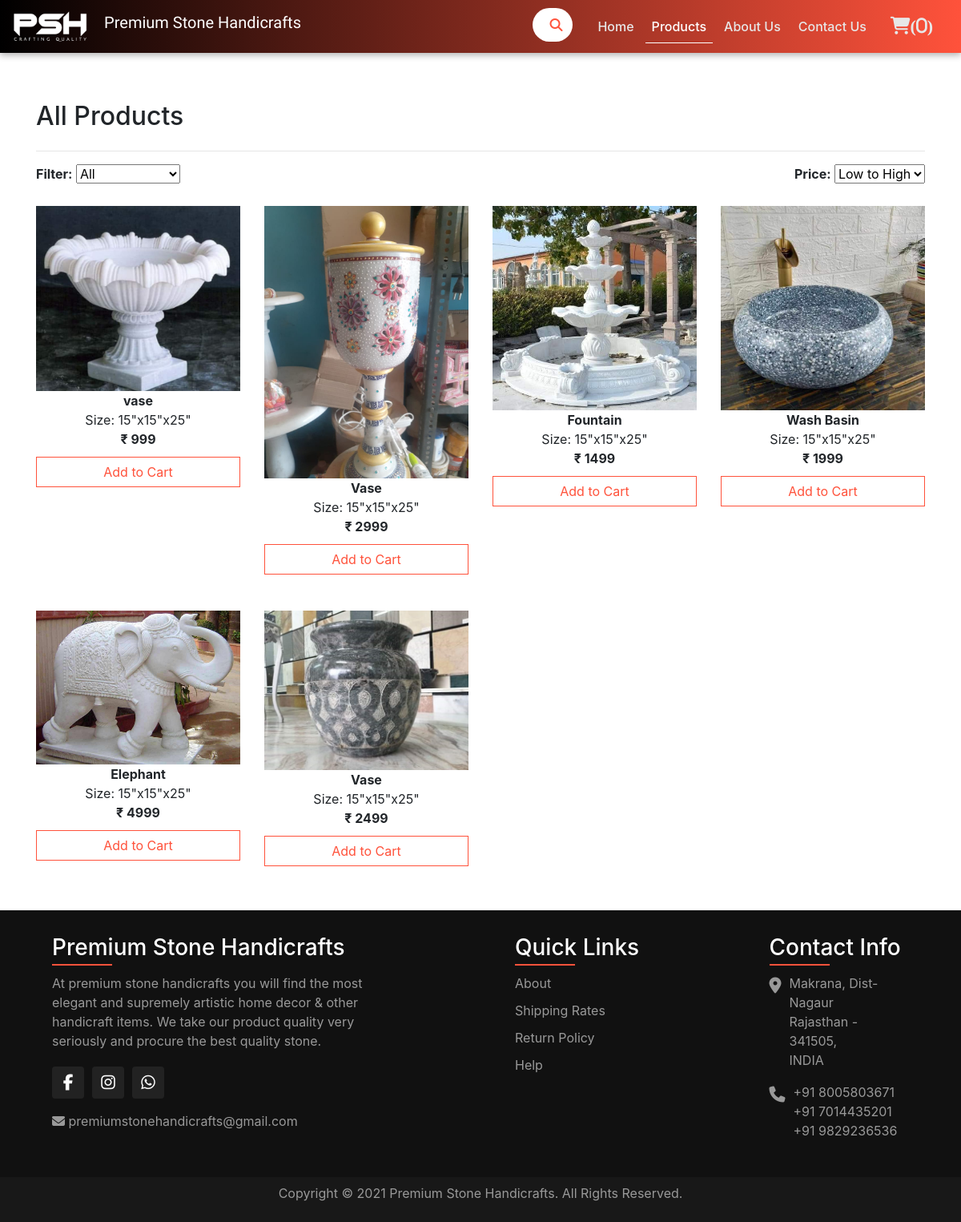
/products/category/all/all/, run on the app's committed database.
### shop/models.py (models this page shows, shortened)
class Product(models.Model):
    name = models.CharField(max_length=100)
    description = models.CharField(max_length=300)
    price = models.IntegerField()
    category = models.CharField(max_length=50, choices=categoryList)
    size = models.CharField(max_length=35, default='15"x15"x25"')
    material = models.CharField(max_length=20, default="Makrana Marble")
    color = models.CharField(max_length=15, default="White")
    publish_date = models.DateTimeField(auto_now_add=True)
    image = models.ImageField(upload_to="shop/products/images")
    instock = models.BooleanField(default=True)
    featured = models.BooleanField(default=False)
    minbuy = models.IntegerField(default=1)

### shop/views.py (the view, shortened to what this page needs)
# urls.py: path('products/category/<str:category>/<str:price_sort>/', views.productsview, name='products'),
def productsview(request, category, price_sort):
    if "category" in request.POST and "price_sort" in request.POST:
        return HttpResponseRedirect(reverse("shop:products",args=(request.POST['category'], request.POST['price_sort'],)))
    if category == 'all':
        if price_sort == 'lh':
            return render(request, "shop/productgrid.html", {
                'products': Product.objects.all().order_by('price'),
                'category': category, 'price_sort': price_sort
            })
        if price_sort == 'hl':
            return render(request, "shop/productgrid.html", {
                'products': Product.objects.all().order_by('-price'),
                'category': category, 'price_sort': price_sort
            })
        return render(request, "shop/productgrid.html", {
            'products': Product.objects.all(),
            'category': category, 'price_sort': price_sort
        })

### shop/templates/shop/productgrid.html (shortened to what this page needs)
{% extends 'shop/layout.html' %}
{% block main %}
    <div class="container body-container">
        <h2 class="my-4">All Products</h2>
        <hr>
        <div class="product-filter">
            <form action="{% url 'shop:products' 'all' 'none' %}" method="post">
                <label for="filter"><b>Filter: </b></label>
                <select name="category" id="filter" onchange="this.form.submit()">
                    <option value="all">All</option>
                </select>
                <span class="sort">
                    <label for="sort"><b>Price: </b></label>
                    <select name="price_sort" id="sort" onchange="this.form.submit()">
                        <option value="lh">Low to High</option>
                    </select>
                </span>
            </form>
        </div>
        <div class="row">
            {% for product in products %}
                <div class="col-xs-6 col-sm-4 col-md-3 product-grid">
                    <div class="image">
                        <a href="{% url 'shop:single_product' product.id %}">
                            <img src="{{ product.image.url }}" alt="product image" class="w-100">
                        </a>
                    </div>
                    <p class="text-center title"><b>{{ product.name }}</b></p>
                    <p class="text-center">Size: {{ product.size }}</p>
                    <p class="text-center"><b>&#8377; {{ product.price }}</b></p>
                    <a href="{% url 'shop:cart_add' product.id %}" class="btn btn-cart">Add to Cart</a>
                </div>
            {% endfor %}
        </div>
    </div>
{% endblock %}

### static/shop/css/style.css (style rules this page uses)
body a { text-decoration: none!important; }
.body-container { margin-top: 60px; margin-bottom: 30px; min-height: 100vh; }
.text-center { text-align: center; }
.btn-cart { color: transparent; color: #ff523b; border-radius: 0; border: 1px solid #ff523b; margin-top: 8px; margin-bottom: 5px; }
.product-filter .sort { float: right; }
.product-grid { padding-bottom: 20px; padding-top: 20px; }
.product-grid .image { position: relative; }
.product-grid p { margin-bottom: 0; }
.product-grid .btn-cart { color: transparent; color: #ff523b; border-radius: 0; border: 1px solid #ff523b; width: 100%; margin-top: 10px; }

### data on the page
Product: image (picture), name "vase", size "15\"x15\"x25\"", price "999"
Product: image (picture), name "Vase", size "15\"x15\"x25\"", price "2999"
Product: image (picture), name "Fountain", size "15\"x15\"x25\"", price "1499"
Product: image (picture), name "Wash Basin", size "15\"x15\"x25\"", price "1999"
Product: image (picture), name "Elephant", size "15\"x15\"x25\"", price "4999"
Product: image (picture), name "Vase", size "15\"x15\"x25\"", price "2499"

### other printed values
{{ request.session.cart|length }} "0"
